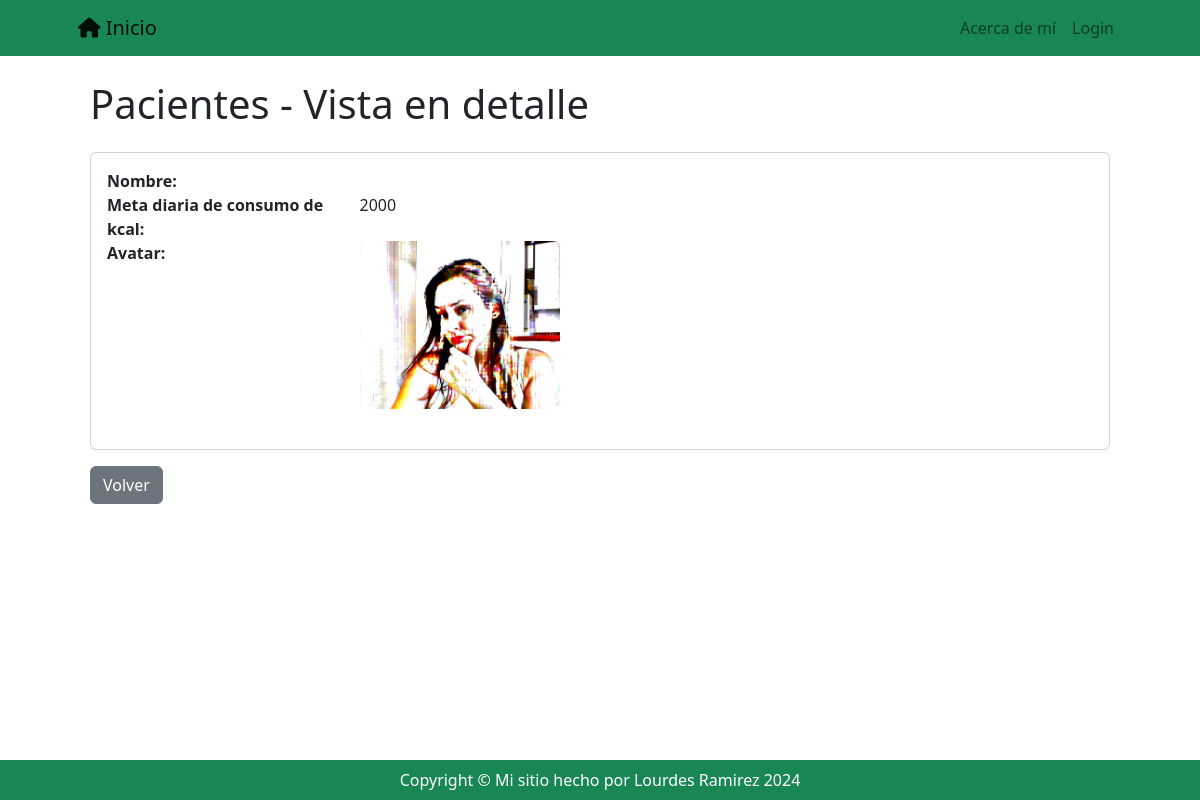
Page /registro/usuario/detail/5 on the committed database.
### registro/models.py (models this page shows, shortened)
class Usuario(models.Model):
    nombre = models.CharField(max_length=255)
    meta_diaria_kcal = models.PositiveIntegerField(null=True, blank=True)
    avatar = models.ImageField(upload_to='imagenes_perfil', blank=True, null=True)

### registro/views_models/usuario.py (the view)
# urls.py: path('usuario/detail/<int:pk>', usuario.UsuarioDetailView.as_view(), name='usuario_detail'),
class UsuarioDetailView(DetailView):
    model = Usuario

### registro/templates/registro/usuario_detail.html
{% extends 'core/base.html' %}
{% block content %}
<div class="container mt-4">
    <h1 class="mb-4">Pacientes - Vista en detalle</h1>
    <div class="card">
        <div class="card-body">
            <dl class="row">
                <dt class="col-sm-3">Nombre:</dt>
                <dd class="col-sm-9">{{ object.name }}</dd>
                <dt class="col-sm-3">Meta diaria de consumo de kcal:</dt>
                <dd class="col-sm-9">{{ object.meta_diaria_kcal }}</dd>
                <dt class="col-sm-3">Avatar:</dt>
                <dd class="col-sm-9">
                    {% if object.avatar %}
                    <img src="{{ object.avatar.url }}" alt="Avatar" class="img-fluid rounded" style="max-width: 200px;">
                    {% else %}
                    <em>Sin avatar</em>
                    {% endif %}
                </dd>
            </dl>
        </div>
    </div>
    <div class="mt-3">
        <a href="{% url 'registro:usuario_list' %}" class="btn btn-secondary">Volver</a>
    </div>
</div>
{% endblock content %}

### rows in the picture
Usuario: meta_diaria_kcal "2000", avatar (picture)
